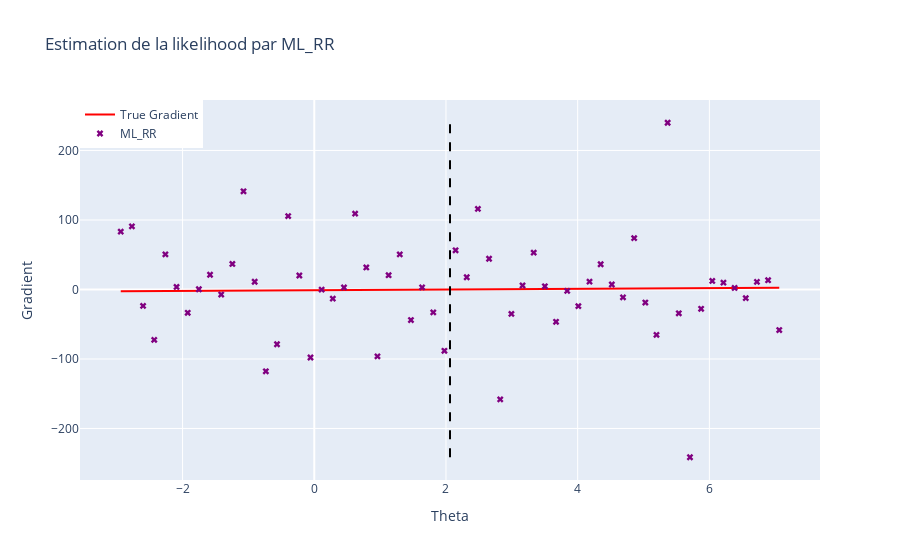

Source (notebook cell):
### Code cell
Code.plot_gradient(0.6, x, noised_A, noised_b, theta_true, 15, 'ML_RR')
